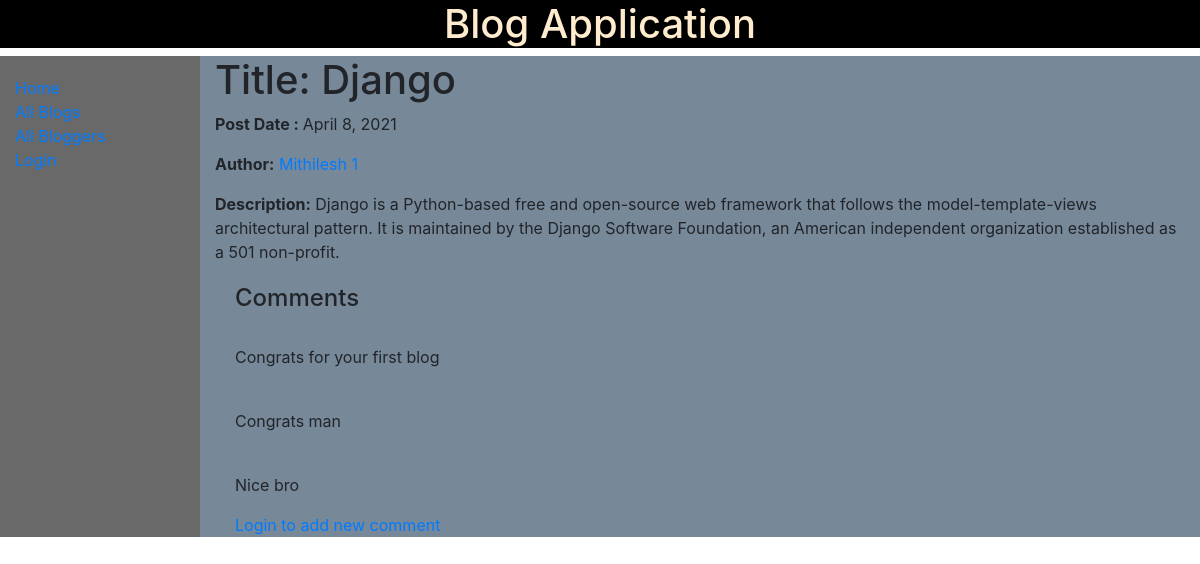
The page /blog/blogs/1 on the database as committed earlier.
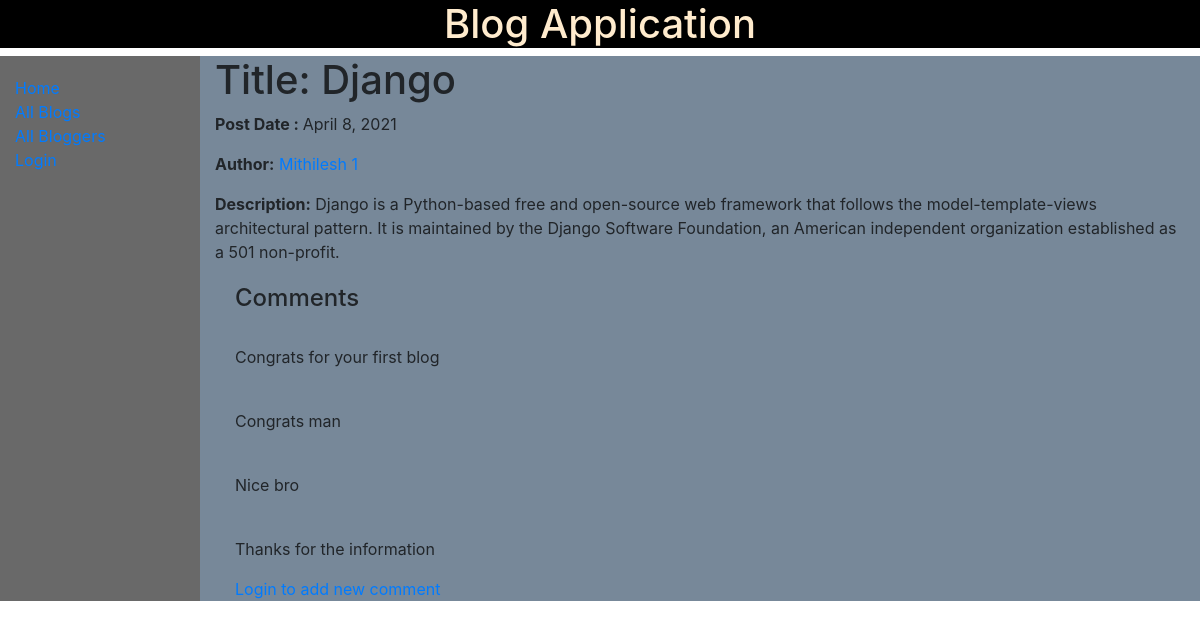
The same page on the database as committed later.
### blog/models.py (models this page shows)
class Comment(models.Model):
    blog = models.ForeignKey('Blog', on_delete=models.SET_NULL, null=True)
    description = models.CharField(max_length=300, null=False, blank=False)
    def __str__(self):
        return self.description

### blog/views.py (the view)
# urls.py: path('blogs/<int:pk>', views.BlogDetailView.as_view(), name='blog-detail'),
class BlogDetailView(generic.DetailView):
    model = Blog

### blog/models.py (called while the page is built)
    def get_absolute_url(self):
        return reverse('blogger-detail', args=[str(self.id)])

### blog/templates/blog/blog_detail.html
{% extends "base_generic.html" %}
{% block content %}
  <h1>Title: {{ blog.title }}</h1>
  <p><strong>Post Date : </strong>{{ blog.post_date }}</p>
  <p><strong>Author:</strong> <a href="{{ blog.blogger.get_absolute_url }}">{{ blog.blogger.name }}</a></p>
  <p><strong>Description:</strong> {{ blog.description }}</p>
   <div style="margin-left:20px;margin-top:20px">
    <h4>Comments</h4>
    {% if blog.comment_set.all %}
    {% for comment in blog.comment_set.all %}
      <br>
      <p>{{ comment }}</p>
    {% endfor %}
       {% else %}
       <p>No Comments for this blog</p>
       {% endif %}
       {% if user.is_authenticated %}
            <a href="{% url 'comment' blog.id %}">Add a new comment</a>
       {% else %}
       <a href="{% url 'login' %}?next={{request.path}}">Login to add new comment</a>
       {% endif %}
  </div>
{% endblock %}

Rows that differ between the two databases and show on the page:
added Comment: description "Thanks for the information"
